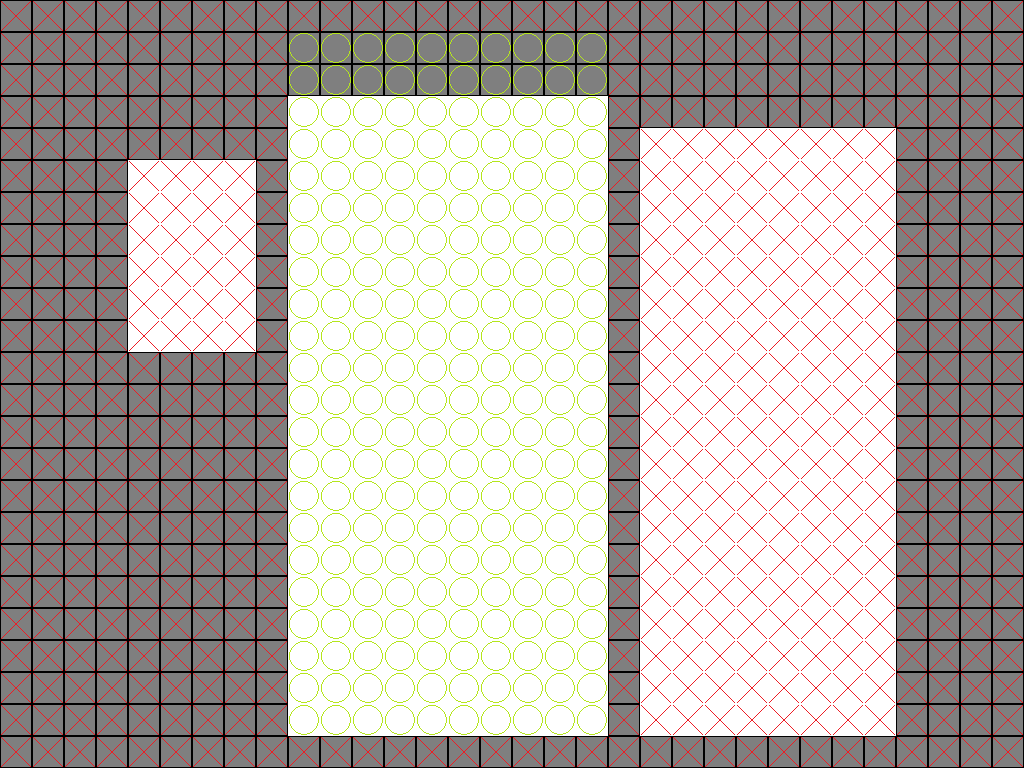

Rendered tile map (Tiled .tmx) drawn with the repository's tilesets; below, a short description and the map source with its tile grids summarised:
An orthogonal 32x24 tile map with 32x32 px tiles, 4 tile layers (map, types, pieces, player), 2 tilesets.

<map version="1.0" orientation="orthogonal" renderorder="right-down" width="32" height="24" tilewidth="32" tileheight="32" nextobjectid="3">
 <tileset firstgid="1" name="tiles" tilewidth="32" tileheight="32" tilecount="85">
  <image source="../tileset/tiles.png" width="550" height="178" />
 </tileset>
 <tileset firstgid="86" name="types" tilewidth="32" tileheight="32" tilecount="3">
  <image source="../tileset/types.png" width="96" height="32" />
  <tile id="1">
   <properties>
    <property name="blocked" value="true" />
   </properties>
  </tile>
 </tileset>
 <layer name="map" width="32" height="24">
  <data>[768 cells, 768 non-empty, 2 distinct tile ids]</data>
 </layer>
 <layer name="types" width="32" height="24">
  <data>[768 cells, 768 non-empty, 2 distinct tile ids]</data>
 </layer>
 <layer name="pieces" width="32" height="24">
  <data>[768 cells, 0 non-empty, 0 distinct tile ids]</data>
 </layer>
 <layer name="player" width="32" height="24">
  <data>[768 cells, 0 non-empty, 0 distinct tile ids]</data>
 </layer>
</map>
